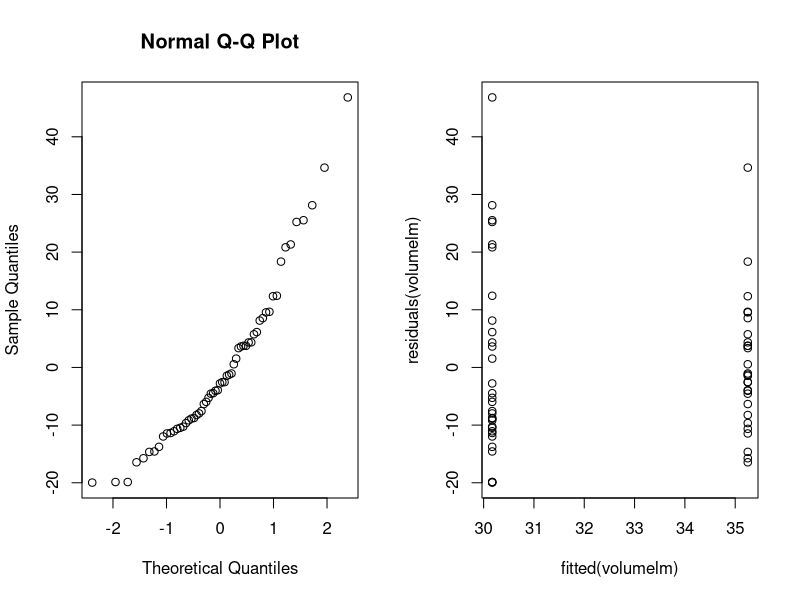
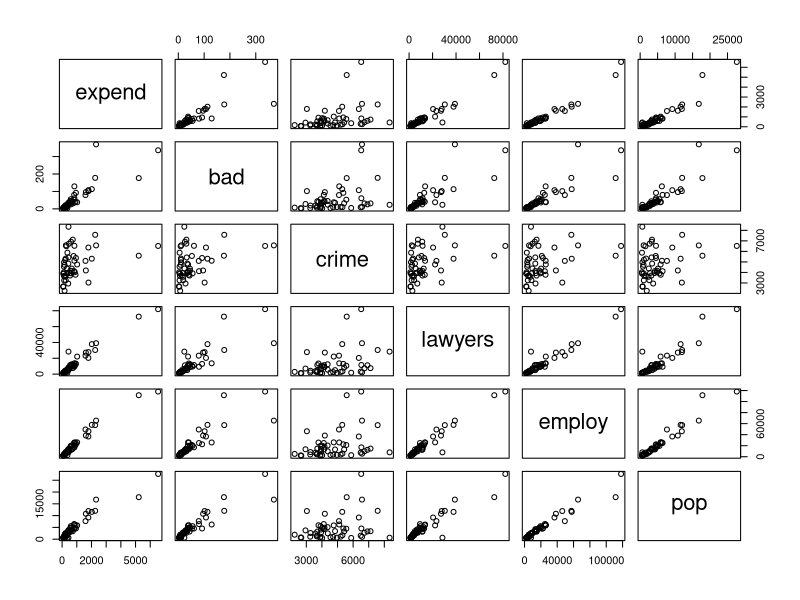

These figures' R source, in order:
## ---- chunk 1
treeVolume = read.table("treeVolume.txt", header = T)
head(treeVolume)
## ---- chunk 2
volumelm = lm(volume ~ factor(type), data = treeVolume)
anova(volumelm)
## ---- chunk 3
par(mfrow=c(1,2))
qqnorm(residuals(volumelm))
plot(fitted(volumelm), residuals(volumelm))
par(mfrow=c(1,1))
## ---- chunk 4
t.test(volume ~ factor(type), data=treeVolume)
## ---- chunk 5
volumeFulllm1 = lm(volume ~ factor(height) + factor(type) * factor(diameter), data = treeVolume)
anova(volumeFulllm1)
## ---- chunk 6
volumeFulllm2 = lm(volume ~ factor(diameter) + factor(type) * factor(height), data = treeVolume)
anova(volumeFulllm2)
## ---- chunk 7
volumeFulllm = lm(volume ~ factor(diameter) + factor(height) + factor(type), data = treeVolume)
anova(volumeFulllm)
## ---- chunk 8
# TODO: how to use mean here? We were training on factors
# d = mean(treeVolume$diameter)
# h = mean(treeVolume$height)
d = median(treeVolume$diameter)
h = median(treeVolume$height)
avgTree = data.frame(diameter=d, height=h, type="oak")
avgTrees = data.frame(diameter=c(d,d), height=c(h,h), type=c("oak", "beech"))

predict(volumeFulllm, avgTree, interval = 'prediction')
## ---- chunk 9
volumeOptimallm = lm(volume ~ factor(diameter) + factor(height) + factor(height):factor(type), data = treeVolume)
anova(volumeOptimallm)
## ---- chunk 10
expensescrime = read.table("expensescrime.txt", header = T)
pairs(expensescrime[,-1])
## ---- chunk 11
summary(lm(expend ~ factor(bad), data=expensescrime))$r.squared
summary(lm(expend ~ bad, data=expensescrime))$r.squared
summary(lm(expend ~ crime, data=expensescrime))$r.squared
summary(lm(expend ~ lawyers, data=expensescrime))$r.squared
summary(lm(expend ~ employ, data=expensescrime))$r.squared
summary(lm(expend ~ pop, data=expensescrime))$r.squared


## ---- chunk 12
summary(lm(expend ~ employ + bad, data=expensescrime))$r.squared
summary(lm(expend ~ employ + crime, data=expensescrime))$r.squared
summary(lm(expend ~ employ + lawyers, data=expensescrime))$r.squared
summary(lm(expend ~ employ + pop, data=expensescrime))$r.squared
## ---- chunk 13
summary(lm(expend ~ employ + lawyers + bad, data=expensescrime))$r.squared
summary(lm(expend ~ employ + lawyers + crime, data=expensescrime))$r.squared
summary(lm(expend ~ employ + lawyers + pop, data=expensescrime))$r.squared
## ---- chunk 14
model = lm(expend ~ employ + lawyers, data=expensescrime)
## ---- chunk 15
newData = data.frame(bad=50, crime=5000, lawyers=5000, employ=5000, pop=5000)
predict(model, newData, interval = 'prediction')
